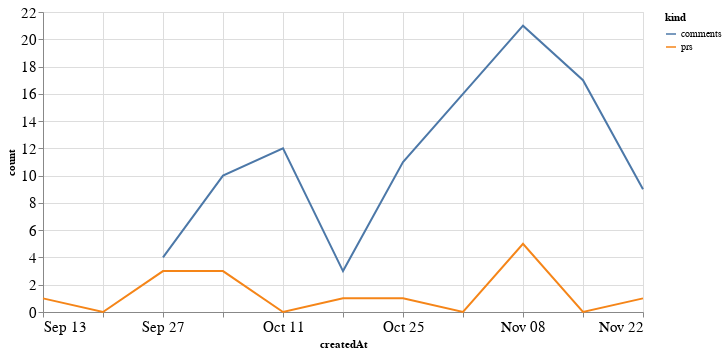

This figure's notebook cell:
### Code cell
alt.Chart(total_time, width=600).mark_line().encode(
    x='createdAt',
    y='count',
    color='kind'
)

### Figure 1 — Vega-Lite specification as saved in the notebook (floating-point values rounded to 4 significant figures)
{"config": {"axisLeft": {"labelFontSize": 15}, "axisBottom": {"labelFontSize": 15}}, "data": {"name": "data-aab9d93a6bfef1cac57cf41ba839adcc"}, "mark": "line", "encoding": {"color": {"type": "nominal", "field": "kind"}, "x": {"type": "temporal", "field": "createdAt"}, "y": {"type": "quantitative", "field": "count"}}, "width": 600, "$schema": "https://vega.github.io/schema/vega-lite/v4.8.1.json", "datasets": {"data-aab9d93a6bfef1cac57cf41ba839adcc": [{"createdAt": "2020-09-13T00:00:00", "kind": "prs", "count": 1.0}, {"createdAt": "2020-09-20T00:00:00", "kind": "prs", "count": 0.0}, {"createdAt": "2020-09-27T00:00:00", "kind": "prs", "count": 3.0}, {"createdAt": "2020-10-04T00:00:00", "kind": "prs", "count": 3.0}, {"createdAt": "2020-10-11T00:00:00", "kind": "prs", "count": 0.0}, {"createdAt": "2020-10-18T00:00:00", "kind": "prs", "count": 1.0}, {"createdAt": "2020-10-25T00:00:00", "kind": "prs", "count": 1.0}, {"createdAt": "2020-11-01T00:00:00", "kind": "prs", "count": 0.0}, {"createdAt": "2020-11-08T00:00:00", "kind": "prs", "count": 5.0}, {"createdAt": "2020-11-15T00:00:00", "kind": "prs", "count": 0.0}, {"createdAt": "2020-11-22T00:00:00", "kind": "prs", "count": 1.0}, {"createdAt": "2020-09-13T00:00:00", "kind": "comments", "count": null}, {"createdAt": "2020-09-20T00:00:00", "kind": "comments", "count": null}, {"createdAt": "2020-09-27T00:00:00", "kind": "comments", "count": 4.0}, {"createdAt": "2020-10-04T00:00:00", "kind": "comments", "count": 10.0}, {"createdAt": "2020-10-11T00:00:00", "kind": "comments", "count": 12.0}, {"createdAt": "2020-10-18T00:00:00", "kind": "comments", "count": 3.0}, {"createdAt": "2020-10-25T00:00:00", "kind": "comments", "count": 11.0}, {"createdAt": "2020-11-01T00:00:00", "kind": "comments", "count": 16.0}, {"createdAt": "2020-11-08T00:00:00", "kind": "comments", "count": 21.0}, {"createdAt": "2020-11-15T00:00:00", "kind": "comments", "count": 17.0}, {"createdAt": "2020-11-22T00:00:00", "kind": "comments", "count": 9.0}]}}
